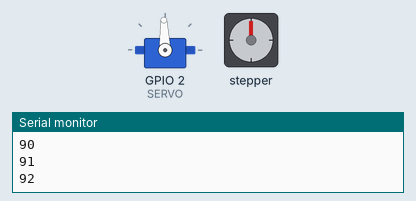
Simulated run of this sketch. Board: ESP32. Shown: servo, stepper motor, the last lines printed to the serial monitor. Random numbers use the default seed unless the sketch sets one; stepper angles assume 2048 steps per turn.

Above: at 0.05 s.
At 3.85 s:
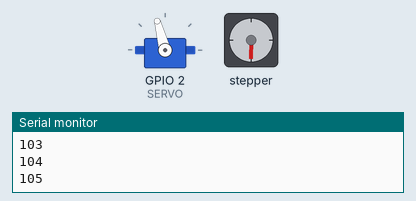
At 7.65 s:
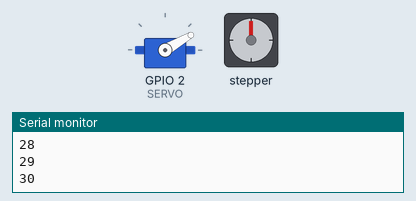
At 15.25 s:
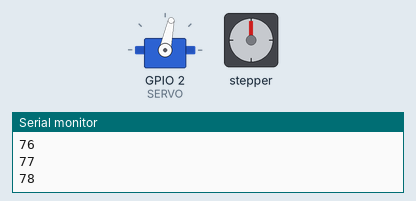
Timing chart, 0 to 20.1 s (numbered marks = the images above):
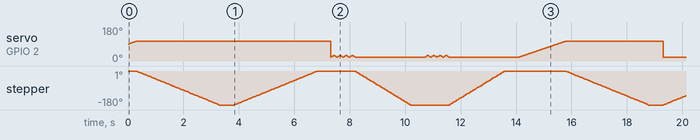

The sketch:

motors.ino
```cpp
// #include <Stepper.h>
#include <ESP32Servo.h>

// const int stepsPerRevolution = 2048;  // change this to fit the number of steps per revolution

// // ULN2003 Motor Driver Pins
// #define IN1 19
// #define IN2 18
// #define IN3 5
// #define IN4 17

#define SERVO 2

// // initialize the stepper library
// Stepper myStepper(stepsPerRevolution, IN1, IN3, IN2, IN4);


// void setup() {
//   // set the speed at 5 rpm
//   myStepper.setSpeed(39);
//   // initialize the serial port
//   Serial.begin(115200);
//   Serial.println("Beginning...");
//   delay(3000);
// }

// void loop() {
//   // step one revolution in one direction:
//   Serial.println("clockwise");
//   myStepper.step(stepsPerRevolution);
//   delay(1000);

//   // step one revolution in the other direction:
//   Serial.println("counterclockwise");
//   myStepper.step(-stepsPerRevolution);
//   delay(1000);


// }

#include <Stepper.h>

const int stepsPerRevolution = 2048;  // change this to fit the number of steps per revolution

// ULN2003 Motor Driver Pins
#define IN1 19
#define IN2 18
#define IN3 5
#define IN4 17

// initialize the stepper library
Stepper myStepper(stepsPerRevolution, IN1, IN3, IN2, IN4);
Servo servo1;

int pos = 90;

void setup() {
  // set the speed at 5 rpm
  myStepper.setSpeed(5);
  // initialize the serial port
  Serial.begin(115200);
  servo1.attach(SERVO);
  servo1.write(pos);
}

void moveStepper(int steps, int time, int speed) {
  myStepper.setSpeed(speed);
  myStepper.step(steps);
  delay(time);
}

void moveServo(int start, int end, int ms) {
  if (start < end) {
    for(int posDegrees = start; posDegrees <= end; posDegrees++) {
      servo1.write(posDegrees);
      Serial.println(posDegrees);
      delay(ms);
    }
  } else {
    for(int posDegrees = start; posDegrees >= end; posDegrees--) {
      servo1.write(posDegrees);
      Serial.println(posDegrees);
      delay(ms);
    }
  }

  pos = end;
}

void gentleSweep() {
  moveServo(pos, 105, 20);
  moveStepper(-1024, 500, 10);
  servo1.write(20);
  moveStepper(1024, 500, 10);
}

void gentleBackAndForth() {

  moveServo(pos, 105, 20);
  moveStepper(-1024, 500, 10);
  moveStepper(1024, 500, 10);
}

void littleDance() {
  servo1.write(20);
  for (int i = 0; i < 4; i++) {
    moveServo(20, 30, 10);
    moveServo(30, 20, 10);
  }
  moveStepper(-1024, 500, 15);
  for (int i = 0; i < 4; i++) {
    moveServo(20, 30, 10);
    moveServo(30, 20, 10);
  }
  moveStepper(1024, 500, 15);
}

void littleTappyTap() {
  moveStepper(-256, 500, 15);
  for (int i = 0; i < 4; i++) {
    servo1.write(150);
    moveServo(150, 100, 10);
  }
  servo1.write(20);
  moveStepper(-256, 500, 15);
  for (int i = 0; i < 4; i++) {
    servo1.write(68);
    moveServo(65, 20, 10);
  }
  moveStepper(512, 500, 15);

}

void littleFlourishTap() {
  moveStepper(-256, 500, 15);
  for (int i = 0; i < 4; i++) {
    servo1.write(150);
    moveServo(150, 100, 10);
  }
  moveServo(pos, 105, 10);
  moveStepper(-640, 500, 15);
  servo1.write(20);
  moveStepper(384, 500, 15);
  for (int i = 0; i < 4; i++) {
    servo1.write(68);
    moveServo(65, 20, 10);
  }
  moveStepper(512, 500, 15);

}

void loop() {

  randomSeed(millis());
  int choice = random(0,5);

  switch (choice) {
    case 0:
      littleTappyTap();
      break;
    case 1:
      gentleSweep();
      break;
    case 2:
      gentleBackAndForth();
      break;
    case 3:
      littleDance();
      break;
    case 4:
      littleFlourishTap();
      break;
    default:
      // This should never happen, but just in case
      break;
  }
}
```

Measured:
- by itself, stepper: turns 180° counter-clockwise in 3.0 s, then 180° clockwise in 3.0 s, then 180° counter-clockwise in 2.0 s, then 180° clockwise in 2.0 s, repeating every 15.5 s
